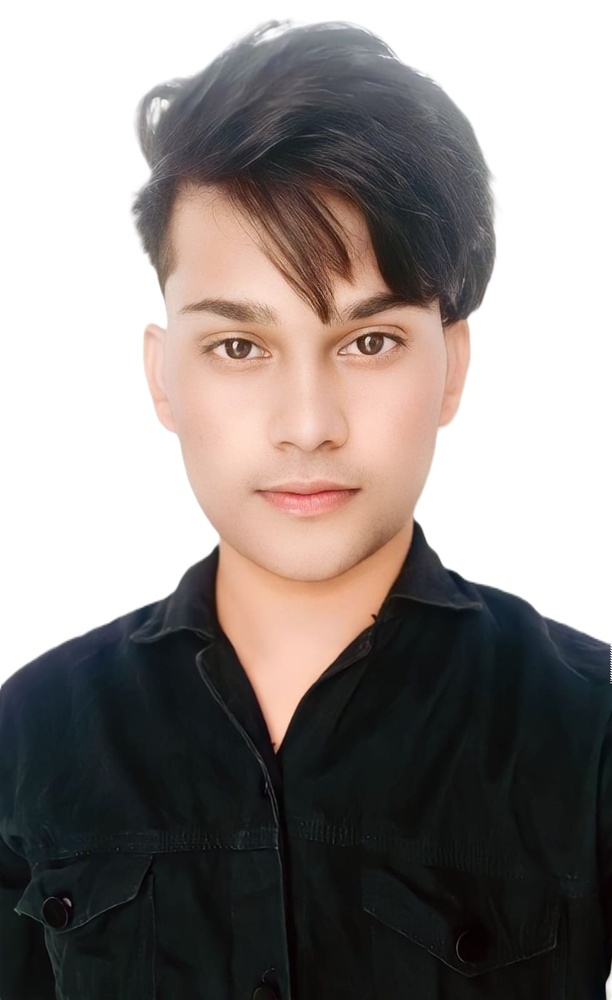
#> input picture Resources/12 (1).jpg, 612 x 1000 px, shrunk from 979 x 1600 before the run, found by its file name
$ python Project_01.py
#> lines starting #> are read from the running program, lines starting #| are printed output that depends on the picture; after the words box and inside, x2 and y2 are one past the last pixel; in counts of white or black regions, pixels touching at a corner belong together
import cv2
import numpy as np
import matplotlib.pyplot as plt

image_path = "Resources/12 (1).jpg"

# Read the image
image = cv2.imread(image_path)
#> image is the input picture: shape (1000, 612, 3); mean B, G, R 132.6, 135.2, 142.1

def detect_faces(image):
    # Convert to grayscale
    gray_img = cv2.cvtColor(image, cv2.COLOR_BGR2GRAY)
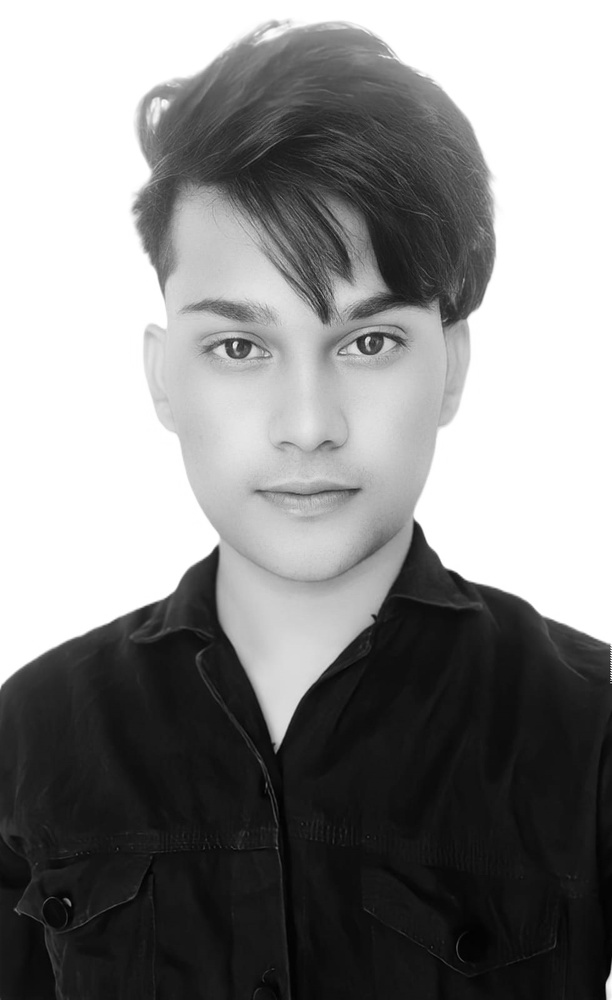
#> gray_img: shape (1000, 612); min 0, max 255, mean 137

    # Training Face Data using Cascade Classifier
    trained_face_data = cv2.CascadeClassifier(cv2.data.haarcascades + 'haarcascade_frontalface_default.xml')

    # Detect faces
    face_coordinates = trained_face_data.detectMultiScale(gray_img)
#> face_coordinates = [[108, 193, 396, 396]]

    print(face_coordinates)
#| [[108 193 396 396]]

    for coordinate in face_coordinates:
        (x, y, w, h) = coordinate
        cv2.rectangle(image, (x, y), (x + w, y + h), (0, 255, 0), thickness=2)
#> this loop made 1 pass
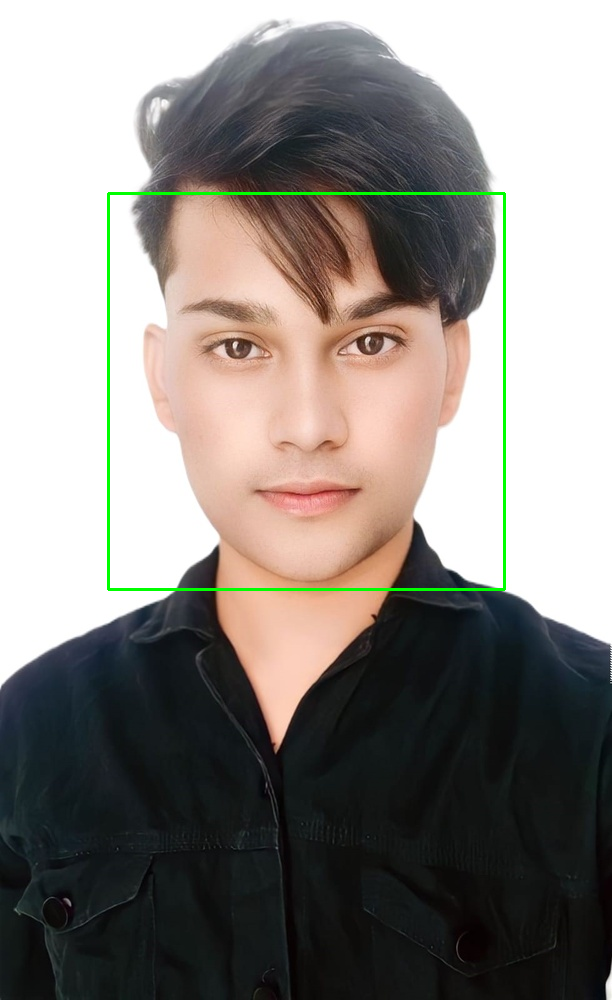
#> image: shape (1000, 612, 3); 0.78% of pixels changed, all inside (x1, y1, x2, y2) = (107, 192, 506, 591)

    return image

# Convert the image from BGR to RGB
image_rgb = cv2.cvtColor(image, cv2.COLOR_BGR2RGB)

# Display the original image
plt.imshow(cv2.cvtColor(image, cv2.COLOR_BGR2RGB))
plt.show()

print("------------------------------------------------------------")

print("FACE DETECTION USING HAAR CASCADE CLASSIFIER")

# Detect faces
x = detect_faces(image)

print("------------------------------------------------------------")

# Display the image with detected faces
plt.imshow(cv2.cvtColor(x, cv2.COLOR_BGR2RGB))
plt.show()
